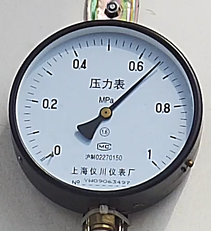
//> input picture images/电表/box.bmp, 211 x 231 px, shrunk from 406 x 444 before the run, given in place of box.png, which was not available
$ ./brisk_demo   (built with g++ and OpenCV 4)
//> lines starting //> are read from the running program, lines starting //| are printed output that depends on the picture; pictures that were not available may be replaced by others from this repository, and a replacement may not be noted
#include <opencv2/opencv.hpp>
#include <iostream>

using namespace cv;
using namespace std;

int main(int argc, char** argv) {
	Mat img1 = imread("D:/vcprojects/images/box.png", IMREAD_GRAYSCALE);
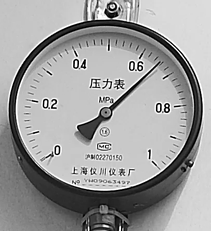
//> img1: 231 rows x 211 cols, CV_8UC1; min 0, max 255, mean 157.8
	Mat img2 = imread("D:/vcprojects/images/box_in_scene.png", IMREAD_GRAYSCALE);
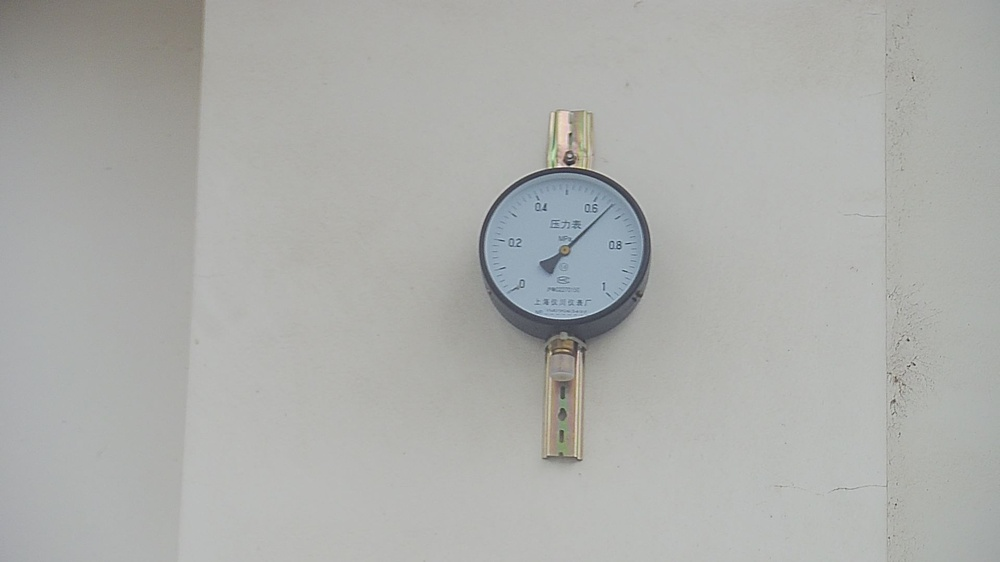
//> input picture images/电表/scene.jpg, 1000 x 562 px, shrunk from 1920 x 1080 before the run, given in place of box_in_scene.png, which was not available
//> img2: 562 rows x 1000 cols, CV_8UC1; min 23, max 250, mean 173.4
	if (img1.empty() || img2.empty()) {
		printf("could not load images...\n");
		return -1;
	}
	imshow("box image", img1);
	imshow("scene image", img2);

	// extract BRISK features
	Ptr<Feature2D> detector = BRISK::create();
	vector<KeyPoint> keypoints_obj;
	vector<KeyPoint> keypoints_scene;
	Mat descriptor_obj, descriptor_scene;
	detector->detectAndCompute(img1, Mat(), keypoints_obj, descriptor_obj);
//> keypoints_obj = 549 keypoints; strongest (x, y, size): (84, 67, 12.4), (78, 127, 13.4), (149, 151, 13.4), (139, 63, 8.4)
	detector->detectAndCompute(img2, Mat(), keypoints_scene, descriptor_scene);
//> keypoints_scene = 374 keypoints; strongest (x, y, size): (908, 340, 11.6), (914, 364, 11.9), (612, 241, 11.8), (619, 248, 12.4)

	// matching
	BFMatcher matcher(NORM_L2);
	vector<DMatch> matches;
	matcher.match(descriptor_obj, descriptor_scene, matches);
//> matches = 549 matches

	// draw matches
	Mat matchesImg;
	drawMatches(img1, keypoints_obj, img2, keypoints_scene, matches, matchesImg);
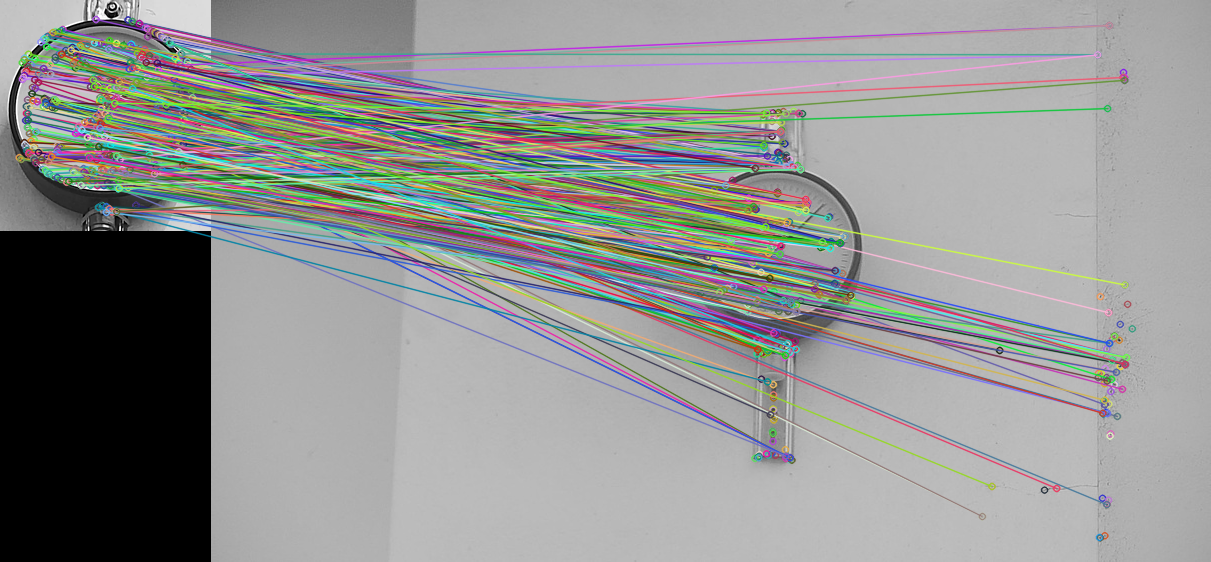
//> matchesImg: 562 rows x 1211 cols, CV_8UC3; mean B, G, R 145.1, 146.8, 145.3
	imshow("BRISK MATCH RESULT", matchesImg);

	//  draw key points
	// Mat resultImg;
	// drawKeypoints(src, keypoints, resultImg, Scalar::all(-1), DrawMatchesFlags::DEFAULT);
	// imshow("Brisk Key Points", resultImg);

	waitKey(0);
	return 0;
}
